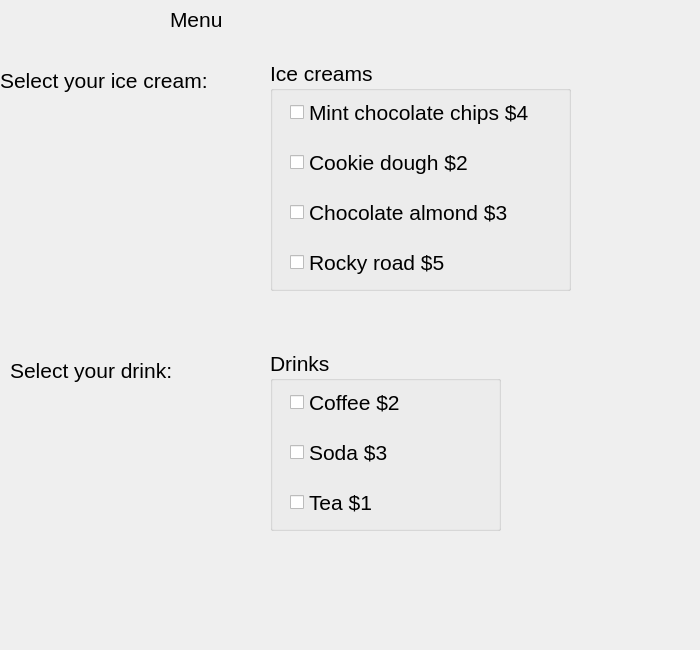
<?xml version="1.0" encoding="UTF-8"?>
<ui version="4.0">
 <class>Dialog</class>
 <widget class="QDialog" name="Dialog">
  <property name="geometry">
   <rect>
    <x>0</x>
    <y>0</y>
    <width>700</width>
    <height>650</height>
   </rect>
  </property>
  <property name="font">
   <font>
    <pointsize>16</pointsize>
   </font>
  </property>
  <property name="windowTitle">
   <string>Dialog</string>
  </property>
  <widget class="QLabel" name="label">
   <property name="geometry">
    <rect>
     <x>170</x>
     <y>10</y>
     <width>58</width>
     <height>18</height>
    </rect>
   </property>
   <property name="text">
    <string>Menu</string>
   </property>
  </widget>
  <widget class="QLabel" name="label_2">
   <property name="geometry">
    <rect>
     <x>0</x>
     <y>60</y>
     <width>221</width>
     <height>40</height>
    </rect>
   </property>
   <property name="text">
    <string>Select your ice cream:</string>
   </property>
  </widget>
  <widget class="QGroupBox" name="groupBoxIceCreams">
   <property name="geometry">
    <rect>
     <x>270</x>
     <y>60</y>
     <width>301</width>
     <height>231</height>
    </rect>
   </property>
   <property name="title">
    <string>Ice creams</string>
   </property>
   <widget class="QCheckBox" name="checkBoxMintChocolateChips">
    <property name="geometry">
     <rect>
      <x>20</x>
      <y>40</y>
      <width>261</width>
      <height>24</height>
     </rect>
    </property>
    <property name="text">
     <string>Mint chocolate chips $4</string>
    </property>
   </widget>
   <widget class="QCheckBox" name="checkBoxCookieDough">
    <property name="geometry">
     <rect>
      <x>20</x>
      <y>90</y>
      <width>191</width>
      <height>24</height>
     </rect>
    </property>
    <property name="text">
     <string>Cookie dough $2</string>
    </property>
   </widget>
   <widget class="QCheckBox" name="checkBoxChocolateAlmond">
    <property name="geometry">
     <rect>
      <x>20</x>
      <y>140</y>
      <width>231</width>
      <height>24</height>
     </rect>
    </property>
    <property name="text">
     <string>Chocolate almond $3</string>
    </property>
   </widget>
   <widget class="QCheckBox" name="checkBoxRockyRoad">
    <property name="geometry">
     <rect>
      <x>20</x>
      <y>190</y>
      <width>171</width>
      <height>24</height>
     </rect>
    </property>
    <property name="text">
     <string>Rocky road $5</string>
    </property>
   </widget>
  </widget>
  <widget class="QLabel" name="label_3">
   <property name="geometry">
    <rect>
     <x>10</x>
     <y>350</y>
     <width>191</width>
     <height>40</height>
    </rect>
   </property>
   <property name="text">
    <string>Select your drink:</string>
   </property>
  </widget>
  <widget class="QGroupBox" name="groupBoxDrinks">
   <property name="enabled">
    <bool>true</bool>
   </property>
   <property name="geometry">
    <rect>
     <x>270</x>
     <y>350</y>
     <width>231</width>
     <height>181</height>
    </rect>
   </property>
   <property name="title">
    <string>Drinks</string>
   </property>
   <widget class="QCheckBox" name="checkBoxCoffee">
    <property name="geometry">
     <rect>
      <x>20</x>
      <y>40</y>
      <width>121</width>
      <height>24</height>
     </rect>
    </property>
    <property name="text">
     <string>Coffee $2</string>
    </property>
   </widget>
   <widget class="QCheckBox" name="checkBoxSoda">
    <property name="geometry">
     <rect>
      <x>20</x>
      <y>90</y>
      <width>101</width>
      <height>24</height>
     </rect>
    </property>
    <property name="text">
     <string>Soda $3</string>
    </property>
   </widget>
   <widget class="QCheckBox" name="checkBoxTea">
    <property name="geometry">
     <rect>
      <x>20</x>
      <y>140</y>
      <width>85</width>
      <height>24</height>
     </rect>
    </property>
    <property name="text">
     <string>Tea $1</string>
    </property>
   </widget>
  </widget>
  <widget class="QLabel" name="labelAmount">
   <property name="geometry">
    <rect>
     <x>0</x>
     <y>580</y>
     <width>700</width>
     <height>40</height>
    </rect>
   </property>
   <property name="text">
    <string/>
   </property>
  </widget>
 </widget>
 <resources/>
 <connections/>
</ui>
